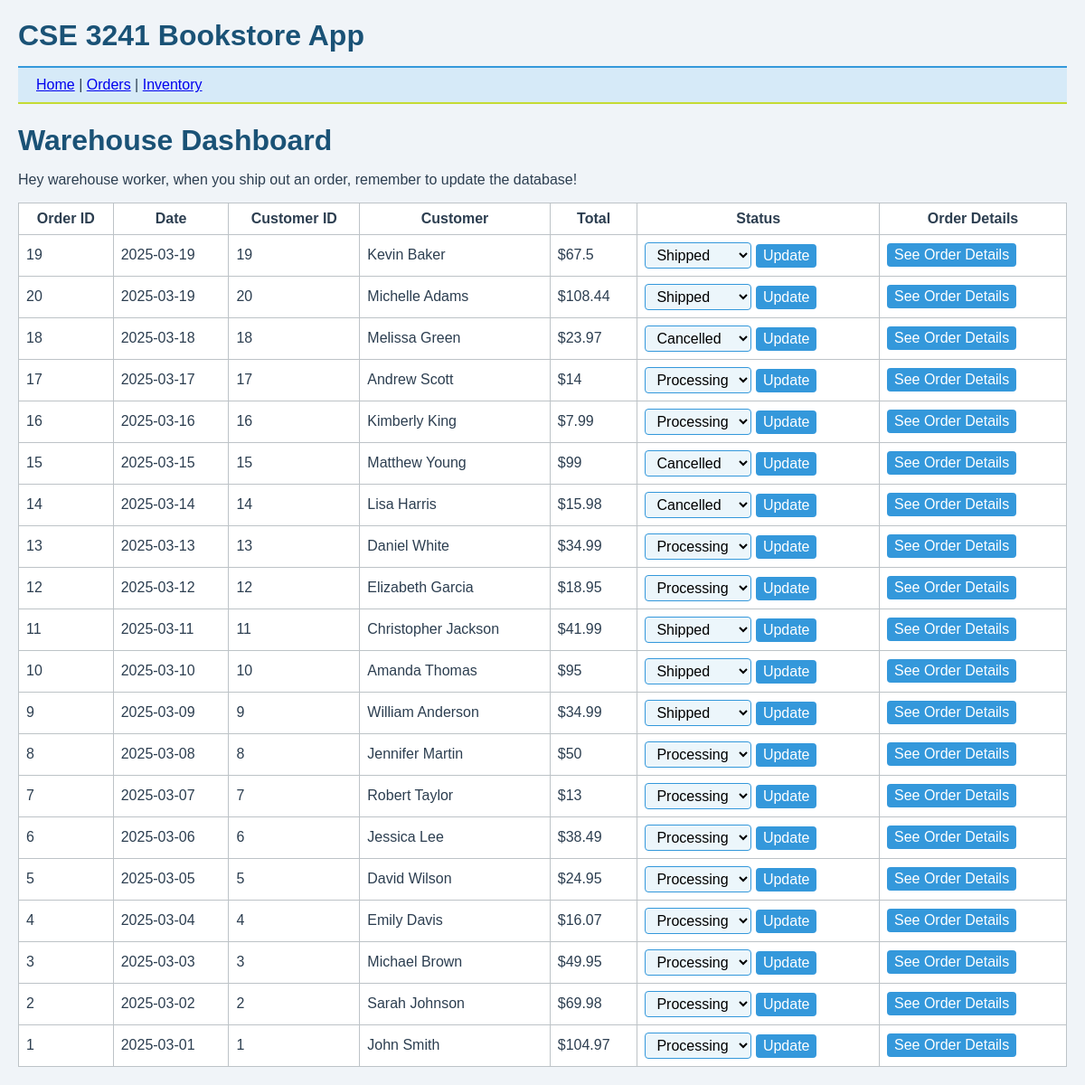
/dashboard, run on the app's committed database.
### tables this page shows
CREATE TABLE "Order" (
    Order_ID INTEGER PRIMARY KEY,
    Customer_ID INTEGER NOT NULL,
    Date TEXT NOT NULL,
    Status TEXT NOT NULL,
    Total_Price DECIMAL(10, 2) NOT NULL,
    FOREIGN KEY (Customer_ID) REFERENCES Customer(Customer_ID)
);

### app.py (the view)
@app.route('/dashboard', methods=['GET', 'POST'])
def dashboard():
    db = get_db()
    if request.method == 'POST':
        order_id = request.form['order_id']
        new_status = request.form['status']
        db.execute('UPDATE "Order" SET Status = ? WHERE Order_ID = ?', (new_status, order_id))
        db.commit()
    orders = db.execute('''
        SELECT o.Order_ID, o.Date, o.Status, o.Total_Price, o.Customer_ID, c.First_Name || ' ' || c.Last_Name AS Customer
        FROM "Order" o
        JOIN Customer c ON o.Customer_ID = c.Customer_ID
        ORDER BY o.Date DESC
    ''').fetchall()
    return render_template('dashboard.html', orders=orders)

### app.py (called while the page is built)
def get_db():
    db = sqlite3.connect('bookstore.sqlite')
    db.row_factory = sqlite3.Row
    return db

### templates/dashboard.html (shortened to what this page needs)
{% extends 'base.html' %}
{% block content %}
<h1>Warehouse Dashboard</h1>
<p>
    Hey warehouse worker, when you ship out an order, remember to update the database!
</p>
<table border="1">
    <tr>
        <th>Order ID</th>
        <th>Date</th>
        <th>Customer ID</th>
        <th>Customer</th>
        <th>Total</th>
        <th>Status</th>
        <th>Order Details</th>
    </tr>
    {% for order in orders %}
    <tr>
        <td>{{ order.Order_ID }}</a></td>
        <td>{{ order.Date }}</td>
        <td>{{ order.Customer_ID }}</td>
        <td>{{ order.Customer }}</td>
        <td>${{ order.Total_Price }}</td>
        <td>
            <form method="post">
                <select name="status">
                    <option value="Processing" {% if order.Status == 'Processing' %}selected{% endif %}>Processing</option>
                    <option value="Shipped" {% if order.Status == 'Shipped' %}selected{% endif %}>Shipped</option>
                    <option value="Cancelled" {% if order.Status == 'Cancelled' %}selected{% endif %}>Cancelled</option>
                </select>
                <input type="submit" value="Update">
            </form>
        </td>
        <td>
            <a href="{{ url_for('order_details', order_id=order.Order_ID) }}">
                <button type="button">See Order Details</button>
            </a>
        </td>
    </tr>
    {% endfor %}
</table>
{% endblock %}

### static/styles.css (style rules this page uses)
body { font-family: sans-serif; margin: 20px; background: #f0f4f8; color: #2c3e50; }
h1 { margin-bottom: 15px; color: #1a5276; }
table { width: 100%; border-collapse: collapse; background: #ffffff; }
th, td { padding: 8px; border: 1px solid #bdc3c7; }
select, input[type="submit"], button { padding: 4px 8px; font-size: 1rem; border-radius: 4px; border: 1px solid #3498db; background-color: #ecf6fb; }
input[type="submit"], button { background: #3498db; color: white; border: none; }

### data on the page
Order: Order_ID "19", Date "2025-03-19", Customer_ID "19", Customer "Kevin Baker", Total_Price "67.5", status "Shipped"
Order: Order_ID "20", Date "2025-03-19", Customer_ID "20", Customer "Michelle Adams", Total_Price "108.44", status "Shipped"
Order: Order_ID "18", Date "2025-03-18", Customer_ID "18", Customer "Melissa Green", Total_Price "23.97", status "Cancelled"
Order: Order_ID "17", Date "2025-03-17", Customer_ID "17", Customer "Andrew Scott", Total_Price "14"
Order: Order_ID "16", Date "2025-03-16", Customer_ID "16", Customer "Kimberly King", Total_Price "7.99"
Order: Order_ID "15", Date "2025-03-15", Customer_ID "15", Customer "Matthew Young", Total_Price "99", status "Cancelled"
Order: Order_ID "14", Date "2025-03-14", Customer_ID "14", Customer "Lisa Harris", Total_Price "15.98", status "Cancelled"
Order: Order_ID "13", Date "2025-03-13", Customer_ID "13", Customer "Daniel White", Total_Price "34.99"
Order: Order_ID "12", Date "2025-03-12", Customer_ID "12", Customer "Elizabeth Garcia", Total_Price "18.95"
Order: Order_ID "11", Date "2025-03-11", Customer_ID "11", Customer "Christopher Jackson", Total_Price "41.99", status "Shipped"
Order: Order_ID "10", Date "2025-03-10", Customer_ID "10", Customer "Amanda Thomas", Total_Price "95", status "Shipped"
Order: Order_ID "9", Date "2025-03-09", Customer_ID "9", Customer "William Anderson", Total_Price "34.99", status "Shipped"
Order: Order_ID "8", Date "2025-03-08", Customer_ID "8", Customer "Jennifer Martin", Total_Price "50", status "Processing"
Order: Order_ID "7", Date "2025-03-07", Customer_ID "7", Customer "Robert Taylor", Total_Price "13", status "Processing"
Order: Order_ID "6", Date "2025-03-06", Customer_ID "6", Customer "Jessica Lee", Total_Price "38.49", status "Processing"
Order: Order_ID "5", Date "2025-03-05", Customer_ID "5", Customer "David Wilson", Total_Price "24.95"
Order: Order_ID "4", Date "2025-03-04", Customer_ID "4", Customer "Emily Davis", Total_Price "16.07"
Order: Order_ID "3", Date "2025-03-03", Customer_ID "3", Customer "Michael Brown", Total_Price "49.95"
Order: Order_ID "2", Date "2025-03-02", Customer_ID "2", Customer "Sarah Johnson", Total_Price "69.98"
Order: Order_ID "1", Date "2025-03-01", Customer_ID "1", Customer "John Smith", Total_Price "104.97"
